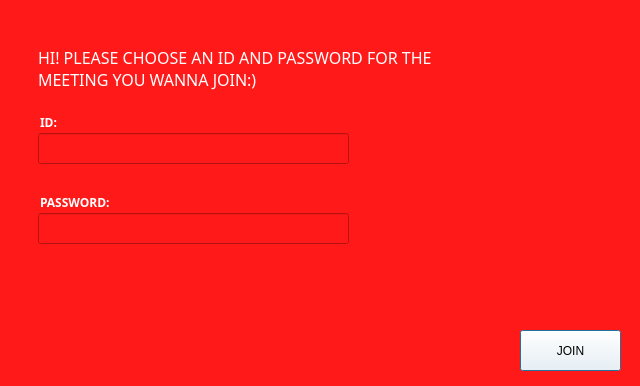
<?xml version="1.0" encoding="UTF-8"?>
<ui version="4.0">
 <class>Dialog</class>
 <widget class="QDialog" name="Dialog">
  <property name="geometry">
   <rect>
    <x>0</x>
    <y>0</y>
    <width>640</width>
    <height>386</height>
   </rect>
  </property>
  <property name="windowTitle">
   <string>JOIN A MEETING</string>
  </property>
  <property name="windowIcon">
   <iconset>
    <normaloff>:/pics/official_icon.png</normaloff>:/pics/official_icon.png</iconset>
  </property>
  <property name="styleSheet">
   <string notr="true">background-color: rgb(255,25,25);</string>
  </property>
  <widget class="QLabel" name="msg">
   <property name="geometry">
    <rect>
     <x>38</x>
     <y>33</y>
     <width>591</width>
     <height>71</height>
    </rect>
   </property>
   <property name="font">
    <font>
     <family>Century Gothic</family>
     <pointsize>12</pointsize>
    </font>
   </property>
   <property name="styleSheet">
    <string notr="true">color: rgb(255, 255, 255);</string>
   </property>
   <property name="text">
    <string>HI! PLEASE CHOOSE AN ID AND PASSWORD FOR THE
MEETING YOU WANNA JOIN:)</string>
   </property>
  </widget>
  <widget class="QLineEdit" name="id">
   <property name="geometry">
    <rect>
     <x>38</x>
     <y>133</y>
     <width>311</width>
     <height>31</height>
    </rect>
   </property>
   <property name="font">
    <font>
     <family>Century Gothic</family>
     <pointsize>11</pointsize>
    </font>
   </property>
   <property name="styleSheet">
    <string notr="true">border-color: rgb(0, 0, 0);
color: rgb(255, 255, 255);</string>
   </property>
   <property name="frame">
    <bool>true</bool>
   </property>
   <property name="clearButtonEnabled">
    <bool>false</bool>
   </property>
  </widget>
  <widget class="QLineEdit" name="password">
   <property name="geometry">
    <rect>
     <x>38</x>
     <y>213</y>
     <width>311</width>
     <height>31</height>
    </rect>
   </property>
   <property name="font">
    <font>
     <family>Century Gothic</family>
     <pointsize>11</pointsize>
    </font>
   </property>
   <property name="styleSheet">
    <string notr="true">color: rgb(255, 255, 255);</string>
   </property>
  </widget>
  <widget class="QLabel" name="password_label">
   <property name="geometry">
    <rect>
     <x>40</x>
     <y>193</y>
     <width>101</width>
     <height>19</height>
    </rect>
   </property>
   <property name="font">
    <font>
     <family>Century Gothic</family>
     <weight>75</weight>
     <bold>true</bold>
    </font>
   </property>
   <property name="styleSheet">
    <string notr="true">color: rgb(255, 255, 255);</string>
   </property>
   <property name="text">
    <string>PASSWORD:</string>
   </property>
  </widget>
  <widget class="QLabel" name="id_label">
   <property name="geometry">
    <rect>
     <x>40</x>
     <y>113</y>
     <width>68</width>
     <height>19</height>
    </rect>
   </property>
   <property name="font">
    <font>
     <family>Century Gothic</family>
     <weight>75</weight>
     <bold>true</bold>
    </font>
   </property>
   <property name="styleSheet">
    <string notr="true">color: rgb(255, 255, 255);</string>
   </property>
   <property name="text">
    <string>ID:</string>
   </property>
  </widget>
  <widget class="QPushButton" name="ok_btn">
   <property name="geometry">
    <rect>
     <x>520</x>
     <y>330</y>
     <width>101</width>
     <height>41</height>
    </rect>
   </property>
   <property name="styleSheet">
    <string notr="true">;
background-color: rgb(255, 255, 255);</string>
   </property>
   <property name="text">
    <string>JOIN</string>
   </property>
   <property name="autoDefault">
    <bool>true</bool>
   </property>
   <property name="default">
    <bool>false</bool>
   </property>
   <property name="flat">
    <bool>false</bool>
   </property>
  </widget>
 </widget>
 <resources/>
 <connections/>
</ui>
